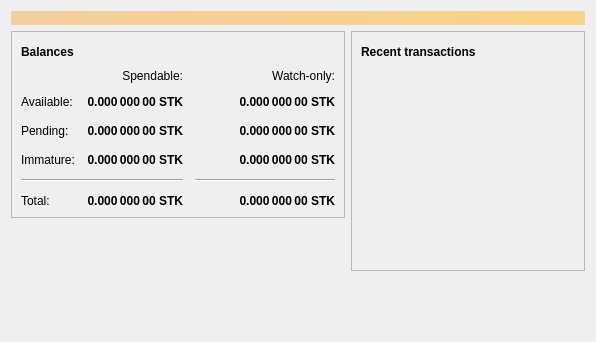
<?xml version="1.0" encoding="UTF-8"?>
<ui version="4.0">
 <class>OverviewPage</class>
 <widget class="QWidget" name="OverviewPage">
  <property name="geometry">
   <rect>
    <x>0</x>
    <y>0</y>
    <width>596</width>
    <height>342</height>
   </rect>
  </property>
  <property name="windowTitle">
   <string>Form</string>
  </property>
  <layout class="QVBoxLayout" name="topLayout">
   <item>
    <widget class="QLabel" name="labelAlerts">
     <property name="visible">
      <bool>false</bool>
     </property>
     <property name="styleSheet">
      <string notr="true">QLabel { background-color: qlineargradient(x1: 0, y1: 0, x2: 1, y2: 0, stop:0 #F0D0A0, stop:1 #F8D488); color:#000000; }</string>
     </property>
     <property name="wordWrap">
      <bool>true</bool>
     </property>
     <property name="margin">
      <number>3</number>
     </property>
     <property name="textInteractionFlags">
      <set>Qt::TextSelectableByMouse</set>
     </property>
    </widget>
   </item>
   <item>
    <layout class="QHBoxLayout" name="horizontalLayout" stretch="1,1">
     <item>
      <layout class="QVBoxLayout" name="verticalLayout_2">
       <item>
        <widget class="QFrame" name="frame">
         <property name="frameShape">
          <enum>QFrame::StyledPanel</enum>
         </property>
         <property name="frameShadow">
          <enum>QFrame::Raised</enum>
         </property>
         <layout class="QVBoxLayout" name="verticalLayout_4">
          <item>
           <layout class="QHBoxLayout" name="horizontalLayout_4">
            <item>
             <widget class="QLabel" name="label_5">
              <property name="font">
               <font>
                <weight>75</weight>
                <bold>true</bold>
               </font>
              </property>
              <property name="text">
               <string>Balances</string>
              </property>
             </widget>
            </item>
            <item>
             <widget class="QPushButton" name="labelWalletStatus">
              <property name="enabled">
               <bool>true</bool>
              </property>
              <property name="maximumSize">
               <size>
                <width>30</width>
                <height>16777215</height>
               </size>
              </property>
              <property name="toolTip">
               <string>The displayed information may be out of date. Your wallet automatically synchronizes with the Sistemkoin network after a connection is established, but this process has not completed yet.</string>
              </property>
              <property name="text">
               <string/>
              </property>
              <property name="icon">
               <iconset resource="../bitcoin.qrc">
                <normaloff>:/icons/warning</normaloff>
                <disabledoff>:/icons/warning</disabledoff>:/icons/warning</iconset>
              </property>
              <property name="iconSize">
               <size>
                <width>24</width>
                <height>24</height>
               </size>
              </property>
              <property name="flat">
               <bool>true</bool>
              </property>
             </widget>
            </item>
            <item>
             <spacer name="horizontalSpacer_3">
              <property name="orientation">
               <enum>Qt::Horizontal</enum>
              </property>
              <property name="sizeHint" stdset="0">
               <size>
                <width>40</width>
                <height>20</height>
               </size>
              </property>
             </spacer>
            </item>
           </layout>
          </item>
          <item>
           <layout class="QGridLayout" name="gridLayout">
            <property name="spacing">
             <number>12</number>
            </property>
            <item row="2" column="2">
             <widget class="QLabel" name="labelWatchPending">
              <property name="font">
               <font>
                <weight>75</weight>
                <bold>true</bold>
               </font>
              </property>
              <property name="cursor">
               <cursorShape>IBeamCursor</cursorShape>
              </property>
              <property name="toolTip">
               <string>Unconfirmed transactions to watch-only addresses</string>
              </property>
              <property name="text">
               <string notr="true">0.000 000 00 STK</string>
              </property>
              <property name="alignment">
               <set>Qt::AlignRight|Qt::AlignTrailing|Qt::AlignVCenter</set>
              </property>
              <property name="textInteractionFlags">
               <set>Qt::LinksAccessibleByMouse|Qt::TextSelectableByKeyboard|Qt::TextSelectableByMouse</set>
              </property>
             </widget>
            </item>
            <item row="2" column="1">
             <widget class="QLabel" name="labelUnconfirmed">
              <property name="font">
               <font>
                <weight>75</weight>
                <bold>true</bold>
               </font>
              </property>
              <property name="cursor">
               <cursorShape>IBeamCursor</cursorShape>
              </property>
              <property name="toolTip">
               <string>Total of transactions that have yet to be confirmed, and do not yet count toward the spendable balance</string>
              </property>
              <property name="text">
               <string notr="true">0.000 000 00 STK</string>
              </property>
              <property name="alignment">
               <set>Qt::AlignRight|Qt::AlignTrailing|Qt::AlignVCenter</set>
              </property>
              <property name="textInteractionFlags">
               <set>Qt::LinksAccessibleByMouse|Qt::TextSelectableByKeyboard|Qt::TextSelectableByMouse</set>
              </property>
             </widget>
            </item>
            <item row="3" column="2">
             <widget class="QLabel" name="labelWatchImmature">
              <property name="font">
               <font>
                <weight>75</weight>
                <bold>true</bold>
               </font>
              </property>
              <property name="cursor">
               <cursorShape>IBeamCursor</cursorShape>
              </property>
              <property name="toolTip">
               <string>Mined balance in watch-only addresses that has not yet matured</string>
              </property>
              <property name="text">
               <string notr="true">0.000 000 00 STK</string>
              </property>
              <property name="alignment">
               <set>Qt::AlignRight|Qt::AlignTrailing|Qt::AlignVCenter</set>
              </property>
              <property name="textInteractionFlags">
               <set>Qt::LinksAccessibleByMouse|Qt::TextSelectableByKeyboard|Qt::TextSelectableByMouse</set>
              </property>
             </widget>
            </item>
            <item row="4" column="0" colspan="2">
             <widget class="Line" name="line">
              <property name="orientation">
               <enum>Qt::Horizontal</enum>
              </property>
             </widget>
            </item>
            <item row="4" column="2">
             <widget class="Line" name="lineWatchBalance">
              <property name="sizePolicy">
               <sizepolicy hsizetype="Preferred" vsizetype="Fixed">
                <horstretch>0</horstretch>
                <verstretch>0</verstretch>
               </sizepolicy>
              </property>
              <property name="minimumSize">
               <size>
                <width>140</width>
                <height>0</height>
               </size>
              </property>
              <property name="orientation">
               <enum>Qt::Horizontal</enum>
              </property>
             </widget>
            </item>
            <item row="5" column="0">
             <widget class="QLabel" name="labelTotalText">
              <property name="text">
               <string>Total:</string>
              </property>
             </widget>
            </item>
            <item row="3" column="1">
             <widget class="QLabel" name="labelImmature">
              <property name="font">
               <font>
                <weight>75</weight>
                <bold>true</bold>
               </font>
              </property>
              <property name="cursor">
               <cursorShape>IBeamCursor</cursorShape>
              </property>
              <property name="toolTip">
               <string>Mined balance that has not yet matured</string>
              </property>
              <property name="text">
               <string notr="true">0.000 000 00 STK</string>
              </property>
              <property name="alignment">
               <set>Qt::AlignRight|Qt::AlignTrailing|Qt::AlignVCenter</set>
              </property>
              <property name="textInteractionFlags">
               <set>Qt::LinksAccessibleByMouse|Qt::TextSelectableByKeyboard|Qt::TextSelectableByMouse</set>
              </property>
             </widget>
            </item>
            <item row="2" column="3">
             <spacer name="horizontalSpacer_2">
              <property name="orientation">
               <enum>Qt::Horizontal</enum>
              </property>
              <property name="sizeHint" stdset="0">
               <size>
                <width>40</width>
                <height>20</height>
               </size>
              </property>
             </spacer>
            </item>
            <item row="3" column="0">
             <widget class="QLabel" name="labelImmatureText">
              <property name="text">
               <string>Immature:</string>
              </property>
             </widget>
            </item>
            <item row="5" column="1">
             <widget class="QLabel" name="labelTotal">
              <property name="font">
               <font>
                <weight>75</weight>
                <bold>true</bold>
               </font>
              </property>
              <property name="cursor">
               <cursorShape>IBeamCursor</cursorShape>
              </property>
              <property name="toolTip">
               <string>Your current total balance</string>
              </property>
              <property name="text">
               <string notr="true">0.000 000 00 STK</string>
              </property>
              <property name="alignment">
               <set>Qt::AlignRight|Qt::AlignTrailing|Qt::AlignVCenter</set>
              </property>
              <property name="textInteractionFlags">
               <set>Qt::LinksAccessibleByMouse|Qt::TextSelectableByKeyboard|Qt::TextSelectableByMouse</set>
              </property>
             </widget>
            </item>
            <item row="5" column="2">
             <widget class="QLabel" name="labelWatchTotal">
              <property name="font">
               <font>
                <weight>75</weight>
                <bold>true</bold>
               </font>
              </property>
              <property name="cursor">
               <cursorShape>IBeamCursor</cursorShape>
              </property>
              <property name="toolTip">
               <string>Current total balance in watch-only addresses</string>
              </property>
              <property name="text">
               <string notr="true">0.000 000 00 STK</string>
              </property>
              <property name="alignment">
               <set>Qt::AlignRight|Qt::AlignTrailing|Qt::AlignVCenter</set>
              </property>
              <property name="textInteractionFlags">
               <set>Qt::LinksAccessibleByMouse|Qt::TextSelectableByKeyboard|Qt::TextSelectableByMouse</set>
              </property>
             </widget>
            </item>
            <item row="0" column="2">
             <widget class="QLabel" name="labelWatchonly">
              <property name="text">
               <string>Watch-only:</string>
              </property>
              <property name="alignment">
               <set>Qt::AlignRight|Qt::AlignTrailing|Qt::AlignVCenter</set>
              </property>
             </widget>
            </item>
            <item row="1" column="0">
             <widget class="QLabel" name="labelBalanceText">
              <property name="text">
               <string>Available:</string>
              </property>
             </widget>
            </item>
            <item row="1" column="1">
             <widget class="QLabel" name="labelBalance">
              <property name="font">
               <font>
                <weight>75</weight>
                <bold>true</bold>
               </font>
              </property>
              <property name="cursor">
               <cursorShape>IBeamCursor</cursorShape>
              </property>
              <property name="toolTip">
               <string>Your current spendable balance</string>
              </property>
              <property name="text">
               <string notr="true">0.000 000 00 STK</string>
              </property>
              <property name="alignment">
               <set>Qt::AlignRight|Qt::AlignTrailing|Qt::AlignVCenter</set>
              </property>
              <property name="textInteractionFlags">
               <set>Qt::LinksAccessibleByMouse|Qt::TextSelectableByKeyboard|Qt::TextSelectableByMouse</set>
              </property>
             </widget>
            </item>
            <item row="1" column="2">
             <widget class="QLabel" name="labelWatchAvailable">
              <property name="font">
               <font>
                <weight>75</weight>
                <bold>true</bold>
               </font>
              </property>
              <property name="cursor">
               <cursorShape>IBeamCursor</cursorShape>
              </property>
              <property name="toolTip">
               <string>Your current balance in watch-only addresses</string>
              </property>
              <property name="text">
               <string notr="true">0.000 000 00 STK</string>
              </property>
              <property name="alignment">
               <set>Qt::AlignRight|Qt::AlignTrailing|Qt::AlignVCenter</set>
              </property>
              <property name="textInteractionFlags">
               <set>Qt::LinksAccessibleByMouse|Qt::TextSelectableByKeyboard|Qt::TextSelectableByMouse</set>
              </property>
             </widget>
            </item>
            <item row="2" column="0">
             <widget class="QLabel" name="labelPendingText">
              <property name="text">
               <string>Pending:</string>
              </property>
             </widget>
            </item>
            <item row="0" column="1">
             <widget class="QLabel" name="labelSpendable">
              <property name="text">
               <string>Spendable:</string>
              </property>
              <property name="alignment">
               <set>Qt::AlignRight|Qt::AlignTrailing|Qt::AlignVCenter</set>
              </property>
             </widget>
            </item>
           </layout>
          </item>
         </layout>
        </widget>
       </item>
       <item>
        <spacer name="verticalSpacer">
         <property name="orientation">
          <enum>Qt::Vertical</enum>
         </property>
         <property name="sizeHint" stdset="0">
          <size>
           <width>20</width>
           <height>40</height>
          </size>
         </property>
        </spacer>
       </item>
      </layout>
     </item>
     <item>
      <layout class="QVBoxLayout" name="verticalLayout_3">
       <item>
        <widget class="QFrame" name="frame_2">
         <property name="frameShape">
          <enum>QFrame::StyledPanel</enum>
         </property>
         <property name="frameShadow">
          <enum>QFrame::Raised</enum>
         </property>
         <layout class="QVBoxLayout" name="verticalLayout">
          <item>
           <layout class="QHBoxLayout" name="horizontalLayout_2">
            <item>
             <widget class="QLabel" name="label_4">
              <property name="font">
               <font>
                <weight>75</weight>
                <bold>true</bold>
               </font>
              </property>
              <property name="text">
               <string>Recent transactions</string>
              </property>
             </widget>
            </item>
            <item>
             <widget class="QPushButton" name="labelTransactionsStatus">
              <property name="enabled">
               <bool>true</bool>
              </property>
              <property name="maximumSize">
               <size>
                <width>30</width>
                <height>16777215</height>
               </size>
              </property>
              <property name="toolTip">
               <string>The displayed information may be out of date. Your wallet automatically synchronizes with the Sistemkoin network after a connection is established, but this process has not completed yet.</string>
              </property>
              <property name="text">
               <string/>
              </property>
              <property name="icon">
               <iconset resource="../bitcoin.qrc">
                <normaloff>:/icons/warning</normaloff>
                <disabledoff>:/icons/warning</disabledoff>:/icons/warning</iconset>
              </property>
              <property name="iconSize">
               <size>
                <width>24</width>
                <height>24</height>
               </size>
              </property>
              <property name="flat">
               <bool>true</bool>
              </property>
             </widget>
            </item>
            <item>
             <spacer name="horizontalSpacer">
              <property name="orientation">
               <enum>Qt::Horizontal</enum>
              </property>
              <property name="sizeHint" stdset="0">
               <size>
                <width>40</width>
                <height>20</height>
               </size>
              </property>
             </spacer>
            </item>
           </layout>
          </item>
          <item>
           <widget class="QListView" name="listTransactions">
            <property name="styleSheet">
             <string notr="true">QListView { background: transparent; }</string>
            </property>
            <property name="frameShape">
             <enum>QFrame::NoFrame</enum>
            </property>
            <property name="verticalScrollBarPolicy">
             <enum>Qt::ScrollBarAlwaysOff</enum>
            </property>
            <property name="horizontalScrollBarPolicy">
             <enum>Qt::ScrollBarAlwaysOff</enum>
            </property>
            <property name="selectionMode">
             <enum>QAbstractItemView::NoSelection</enum>
            </property>
           </widget>
          </item>
         </layout>
        </widget>
       </item>
       <item>
        <spacer name="verticalSpacer_2">
         <property name="orientation">
          <enum>Qt::Vertical</enum>
         </property>
         <property name="sizeHint" stdset="0">
          <size>
           <width>20</width>
           <height>40</height>
          </size>
         </property>
        </spacer>
       </item>
      </layout>
     </item>
    </layout>
   </item>
  </layout>
 </widget>
 <resources/>
 <connections/>
</ui>
